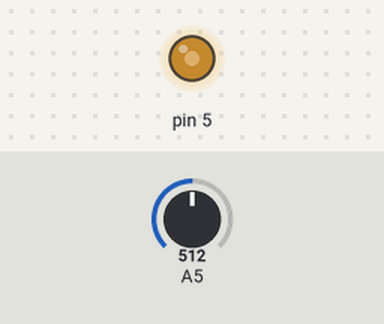
This sketch was run on a simulated Arduino Uno, built with avr-gcc and run on an emulated ATmega328P. Shown: output pins drawn as LEDs (lit = HIGH). Inputs (shaded band) come from the test bench; at power-on: A5 = 512.

Above: at 1.2 s.
1.3 s: A5 set to 716
At 2.4 s:
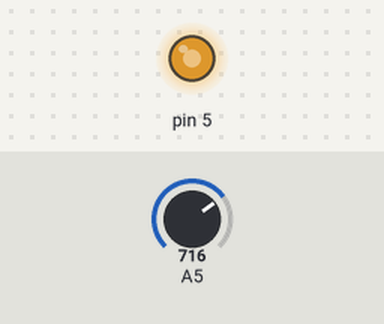
2.8 s: A5 set to 900
At 3.5 s:
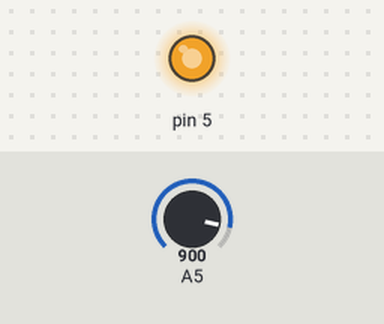
4.3 s: A5 set to 122
At 4.7 s:
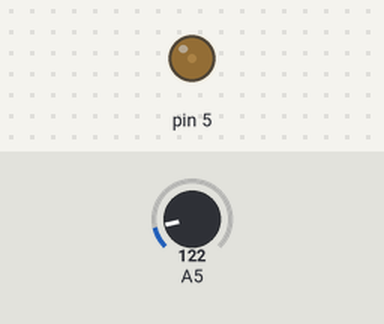
5.8 s: A5 set to 0
At 7.0 s:
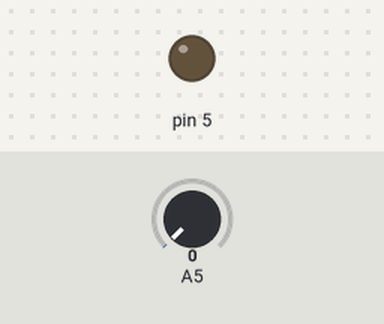
7.3 s: A5 set to 511
At 8.2 s:
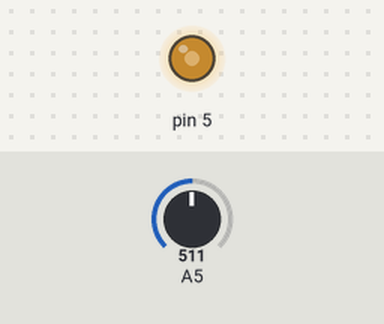
Timing chart, 0 to 9.8 s (numbered marks = the images above; inputs shaded):
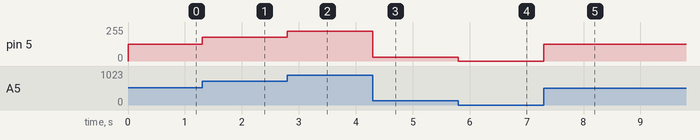

The sketch:

sketch_sep08a.ino
```cpp
void setup() {

  pinMode(A5, INPUT);
  pinMode(5, OUTPUT);
  Serial.begin(9600);

}

void loop() {

  int pot = analogRead(A5);
  int var = map(pot, 0, 1023, 0, 255);
  analogWrite(5, var);

}
```

Measured:
- after the input at 1.3 s, pin 5: 127/255 → 178/255 at once
- after the input at 2.8 s, pin 5: 178/255 → 224/255 at once
- after the input at 4.3 s, pin 5: 224/255 → 30/255 at once
- after the input at 5.8 s, pin 5: 30/255 → 0/255 at once
- after the input at 7.3 s, pin 5: 0/255 → 127/255 at once
